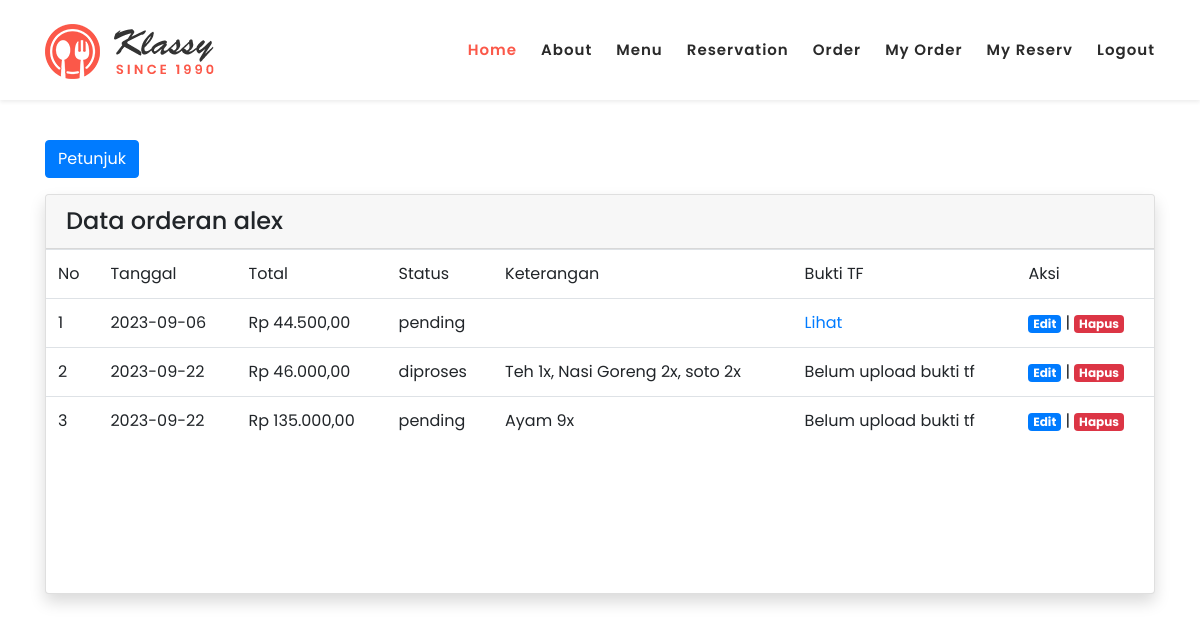
/daftar-order.php (signed in), run on an earlier commit of the app's database.
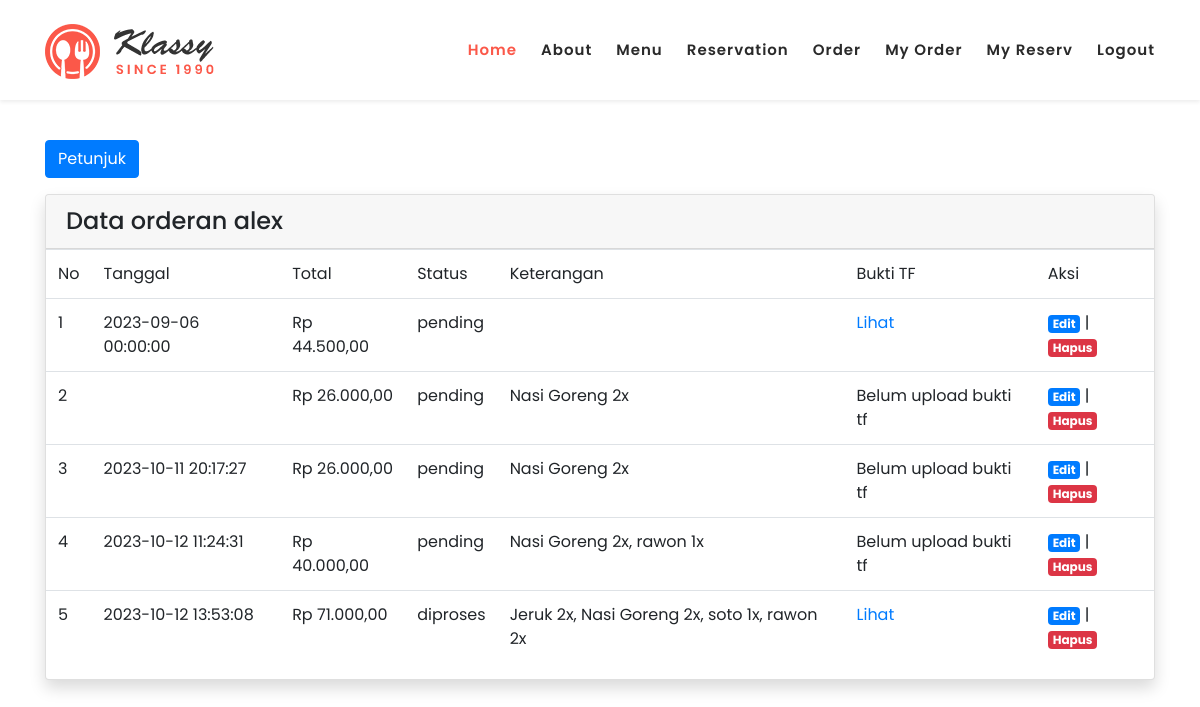
And on a later commit of the database.
### tables this page shows
CREATE TABLE `orderan` (
  `id_order` int(11) NOT NULL,
  `total` int(11) NOT NULL,
  `id_user` int(11) NOT NULL,
  `status` varchar(222) NOT NULL DEFAULT 'pending',
  `bukti_tf` varchar(222) DEFAULT NULL,
  `tanggal` datetime DEFAULT current_timestamp(),
  `keterangan` text DEFAULT NULL
);

### config/db.php (called while the page is built, shortened)
<?php
function rupiah($angka)
{
    $hasil_rupiah = "Rp " . number_format($angka, 2, ',', '.');
    return $hasil_rupiah;
}

### daftar-order.php (the view, shortened to what this page needs)
<?php
require_once './config/db.php';
$user_id = $_SESSION['id_user'];
$q = "SELECT * FROM orderan WHERE id_user = '$user_id'";
$dataOrder = mysqli_query($conn, $q);
$no = 1;
?>
<!DOCTYPE html>
<html lang="en">
<head>
    <?php require_once './layouts/css.php' ?>
</head>
<body>
    <?php require_once './layouts/header.php' ?>
    <div class="container" style="margin-top: 140px;">
        <a href="" class="btn btn-primary mb-3">Petunjuk</a>
        <div class="card shadow">
            <h4 class="card-header">Data orderan <?= $_SESSION['username']; ?></h4>
            <div class=" ">
                <table class="table table-hover ">
                    <thead>
                        <tr>
                            <td>No</td>
                            <td>Tanggal</td>
                            <td>Total</td>
                            <td>Status</td>
                            <td>Keterangan</td>
                            <td>Bukti TF</td>
                            <td>Aksi</td>
                        </tr>
                    </thead>
                    <tbody>
                        <?php foreach ($dataOrder as $order) : ?>
                            <tr>
                                <td><?= $no; ?></td>
                                <td><?= $order['tanggal']; ?></td>
                                <td><?= rupiah($order['total']); ?></td>
                                <td><?= $order['status']; ?></td>
                                <td><?= $order['keterangan']; ?></td>
                                <?php if ($order['bukti_tf'] == null) { ?>
                                    <td>Belum upload bukti tf</td>
                                <?php } else { ?>
                                    <td><a href="foto/bukti_tf/<?= $order['bukti_tf']; ?>" target="_blank">Lihat</a></td>
                                <?php }  ?>
                                <td>
                                    <a href="bukti-tf.php?e=<?= $order['id_order']; ?>" class="badge badge-primary">Edit</a>
                                    |
                                    <a href="proses.php?deleteOrder=<?= $order['id_order'] ?>" class="badge badge-danger">Hapus</a>
                                </td>
                            </tr>
                        <?php $no++;
                        endforeach; ?>
                    </tbody>
                </table>
            </div>
        </div>
    </div>
</body>
</html>

### layouts/css.php (shortened to what this page needs)
<link rel="stylesheet" type="text/css" href="assets/css/bootstrap.min.css">
<link rel="stylesheet" type="text/css" href="assets/css/font-awesome.css">
<link rel="stylesheet" href="assets/css/templatemo-klassy-cafe.css">
<link rel="stylesheet" href="assets/css/owl-carousel.css">
<link rel="stylesheet" href="assets/css/lightbox.css">

### layouts/header.php (shortened to what this page needs)
<header class="header-area header-sticky shadow-sm">
    <div class="container">
        <div class="row">
            <div class="col-12">
                <nav class="main-nav">
                    <a href="index.html" class="logo">
                        <img src="assets/images/klassy-logo.png" align="klassy cafe html template">
                    </a>
                    <ul class="nav">
                        <li class="scroll-to-section"><a href="index.php" class="active">Home</a></li>
                        <li class="scroll-to-section"><a href="about.php">About</a></li>
                        <li class="scroll-to-section"><a href="index.php#menu">Menu</a></li>
                        <li class="scroll-to-section"><a href="#reservation">Reservation</a></li>
                        <li class="scroll-to-section"><a href="order.php">Order</a></li>
                        <?php if (isset($_SESSION['role'])) { ?>
                            <li class="scroll-to-section"><a href="daftar-order.php">My Order</a></li>
                            <li class="scroll-to-section"><a href="daftar-reservasi.php">My Reserv</a></li>
                            <li class="scroll-to-section"><a href="logout.php">Logout</a></li>
                        <?php } else { ?>
                            <li class="scroll-to-section"><a href="login.php">Login</a></li>
                        <?php } ?>
                    </ul>
                </nav>
            </div>
        </div>
    </div>
</header>

### assets/css/templatemo-klassy-cafe.css (style rules this page uses)
html, body, div, span, applet, object, iframe, h1, h2, h3, h4, h5, h6, p, blockquote, div pre, a, abbr, acronym, address, big, cite, code, del, dfn, em, font, img, ins, kbd, q, s, samp, small, strike, strong, sub, sup, tt, var, b, u, i, center, dl, dt, dd, ol, ul, li, figure, header, nav, section, article, aside, footer, figcaption { margin: 0; padding: 0; border: 0; outline: 0; }
ul, li { padding: 0; margin: 0; list-style: none; }
header, nav, section, article, aside, footer, hgroup { display: block; }
* { box-sizing: border-box; }
html, body { font-family: "Poppins", sans-serif; font-weight: 400; background-color: #fff; font-size: 16px; -ms-text-size-adjust: 100%; -webkit-font-smoothing: antialiased; -moz-osx-font-smoothing: grayscale; }
a { text-decoration: none !important; }
h1, h2, h3, h4, h5, h6 { margin-top: 0px; margin-bottom: 0px; }
ul { margin-bottom: 0px; }
html, body { background: #fff; font-family: "Poppins", sans-serif; }
.header-area { background-color: #fff; position: absolute; top: 0px; left: 0px; right: 0px; z-index: 100; height: 100px; -webkit-transition: all 0.5s ease 0s; -moz-transition: all 0.5s ease 0s; -o-transition: all 0.5s ease 0s; transition: all 0.5s ease 0s; }
.header-area .main-nav { min-height: 80px; background: transparent; }
.header-area .main-nav .logo { line-height: 100px; color: #fff; font-size: 28px; font-weight: 700; text-transform: uppercase; letter-spacing: 2px; float: left; -webkit-transition: all 0.3s ease 0s; -moz-transition: all 0.3s ease 0s; -o-transition: all 0.3s ease 0s; transition: all 0.3s ease 0s; }
.header-area .main-nav .nav { float: right; margin-top: 30px; margin-right: 0px; background-color: transparent; -webkit-transition: all 0.3s ease 0s; -moz-transition: all 0.3s ease 0s; -o-transition: all 0.3s ease 0s; transition: all 0.3s ease 0s; position: relative; z-index: 999; }
.header-area .main-nav .nav li { padding-left: 15px; padding-right: 15px; }
.header-area .main-nav .nav li:last-child { padding-right: 0px; }
.header-area .main-nav .nav li a { display: block; font-weight: 600; font-size: 15px; color: #2a2a2a; text-transform: capitalize; -webkit-transition: all 0.3s ease 0s; -moz-transition: all 0.3s ease 0s; -o-transition: all 0.3s ease 0s; transition: all 0.3s ease 0s; height: 40px; line-height: 40px; border: transparent; letter-spacing: 1px; }
.header-area .main-nav .nav li a { color: #2a2a2a; }
.header-area .main-nav .nav li:hover a, .header-area .main-nav .nav li a.active { color: #fb5849 !important; }
.header-area.header-sticky { min-height: 80px; }
.header-area .nav { margin-top: 30px; }
.header-area.header-sticky .nav li a.active { color: #fb5849; }
@media (max-width: 1200px) { .header-area .main-nav .nav li { padding-left: 12px; padding-right: 12px; } }
@media (max-width: 1200px) { .header-area .main-nav:before { display: none; } }
@media (min-width: 767px) { .header-area .main-nav .nav { display: flex !important; } }
*, *:before, *:after { -webkit-box-sizing: border-box; box-sizing: border-box; -webkit-font-smoothing: antialiased; -moz-osx-font-smoothing: grayscale; }
.card { margin: 0 auto; max-width: 100%; min-height: 400px; overflow: hidden; background-size: cover; background-repeat: no-repeat; overflow: hidden; }

What changed in the data, as far as the page shows it:
removed orderan: tanggal "2023-09-22", total "Rp 46.000,00", status "diproses", keterangan "Teh 1x, Nasi Goreng 2x, soto 2x", shows "Belum upload bukti tf"
removed orderan: tanggal "2023-09-22", total "Rp 135.000,00", status "pending", keterangan "Ayam 9x", shows "Belum upload bukti tf"
changed orderan "Rp 44.500,00": tanggal "2023-09-06" → "2023-09-06 00:00:00"
added orderan: total "Rp 26.000,00", status "pending", keterangan "Nasi Goreng 2x", shows "Belum upload bukti tf"
added orderan: tanggal "2023-10-11 20:17:27", total "Rp 26.000,00", status "pending", keterangan "Nasi Goreng 2x", shows "Belum upload bukti tf"
added orderan: tanggal "2023-10-12 11:24:31", total "Rp 40.000,00", status "pending", keterangan "Nasi Goreng 2x, rawon 1x", shows "Belum upload bukti tf"
added orderan: tanggal "2023-10-12 13:53:08", total "Rp 71.000,00", status "diproses", keterangan "Jeruk 2x, Nasi Goreng 2x, soto 1x, rawon 2x"
